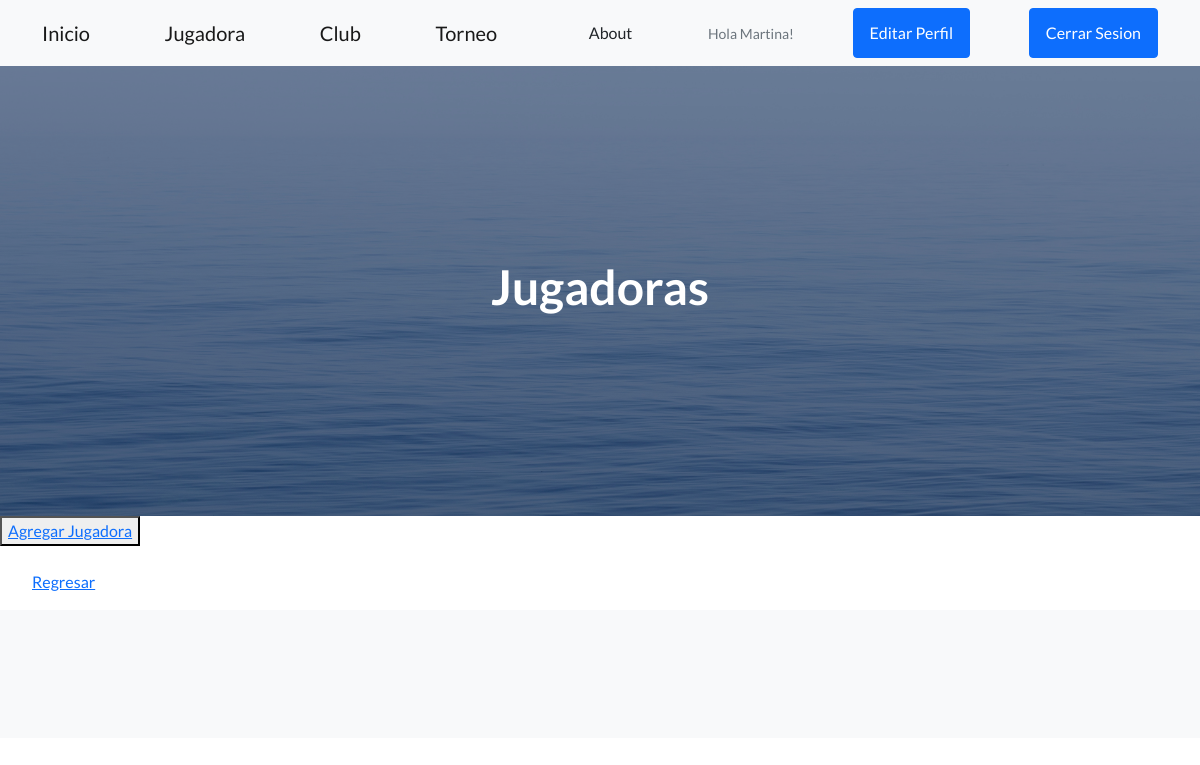
Page /AppCoder/jugadora/lista (signed in) on the earlier database version.
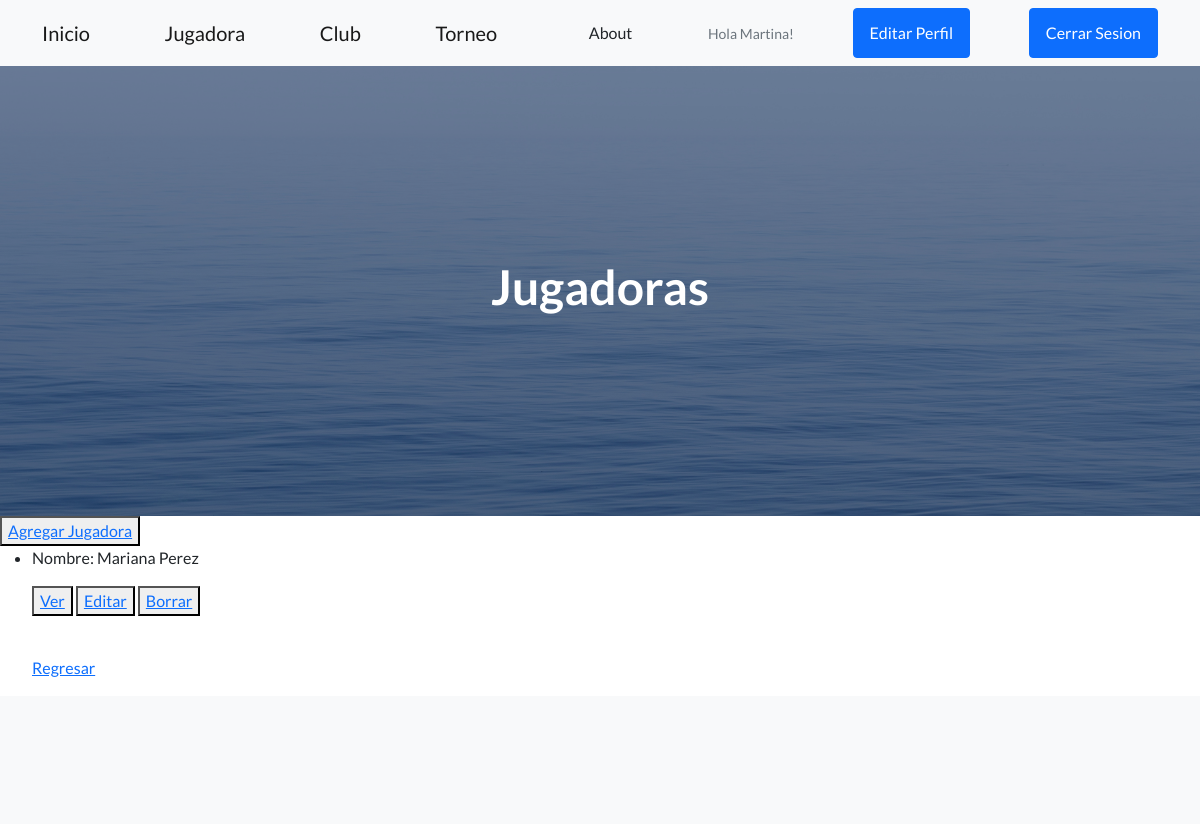
Same page on the later database version.
### AppCoder/models.py (models this page shows)
class Jugadora(models.Model):
    nombre = models.CharField(max_length=30)
    apellido = models.CharField(max_length=30)
    mail = models.EmailField(default='')
    club = models.CharField(max_length=30)

### AppCoder/views.py (the view)
# urls.py: path('jugadora/lista', views.JugadoraList.as_view(), name='ListJugadora'),
class JugadoraList(LoginRequiredMixin, ListView):
    model = Jugadora
    template_name = 'AppCoder/jugadoras/jugadora_list.html'

### AppCoder/templates/AppCoder/jugadoras/jugadora_list.html
{% extends "AppCoder/padre.html" %}
{% block contenidoModificable %}
<h1>Jugadoras</h1>
{% endblock %}
{% block contenido2 %}
<button>
    <a href="{% url 'NewJugadora' %}">Agregar Jugadora</a>
    </button>
    <br>
<ul>
    {% for jugadora in object_list %}
        <li>
        <p>Nombre: {{jugadora.nombre}} {{jugadora.apellido}} </p>
        <P>
        <button>
        <a href="{%url 'DetailJugadora' jugadora.id %}">Ver</a>
        </button>
        <button>
        <a href="{%url 'EditJugadora' jugadora.id %}">Editar</a>
        </button>
        <button>
        <a href="{%url 'DeleteJugadora' jugadora.id %}">Borrar</a>
        </button>
        </P>
        </li>
    {% endfor %}
<br>
<p>
<a  href='{% url "Jugadoras" %}'>Regresar</a>
</p>
</ul>
{% endblock %}

Differences in the rows shown:
added Jugadora: nombre "Mariana", apellido "Perez"
